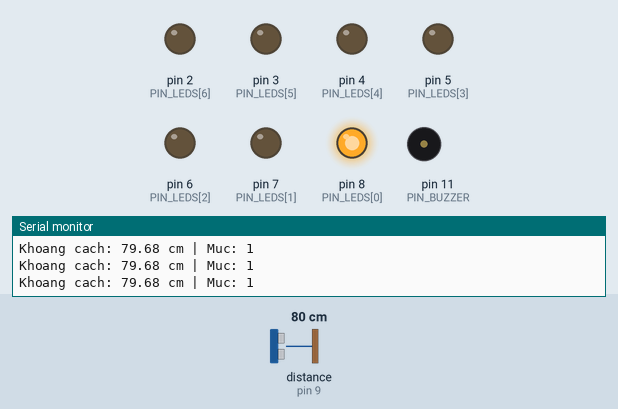
A sketch run on a simulated Arduino Uno, built with avr-gcc and run on an emulated ATmega328P. Shown: output pins drawn as LEDs (lit = HIGH), buzzer (waves = sounding, pin HIGH), the last lines printed to the serial monitor. Wiring (inferred from the names in the program): ultrasonic range finder: trigger pin 10; echo pin 9. Inputs (shaded band) come from the test bench; at power-on: distance to the obstacle (sensor on pin 9) 80 cm. The echo pulse lasts 58.3 µs per cm; pins used as bus, display or sensor lines are not drawn.

Above: at 1.2 s.
1.3 s: distance to the obstacle (sensor on pin 9) set to 35 cm
4.3 s: distance to the obstacle (sensor on pin 9) set to 29 cm
At 5.5 s:
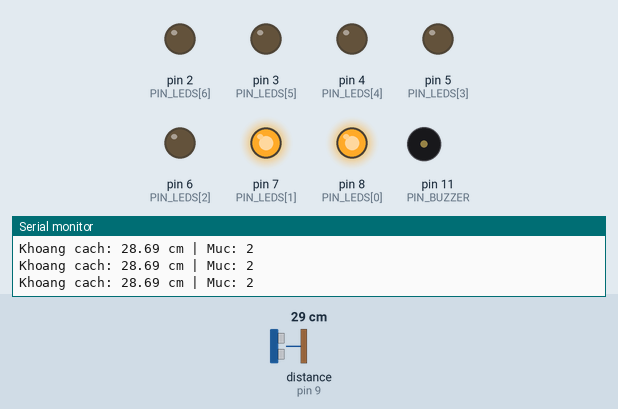
5.8 s: distance to the obstacle (sensor on pin 9) set to 23 cm
At 6.9 s:
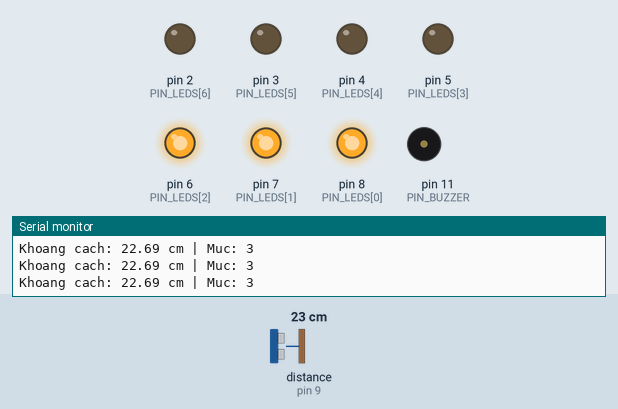
7.3 s: distance to the obstacle (sensor on pin 9) set to 18 cm
At 8.2 s:
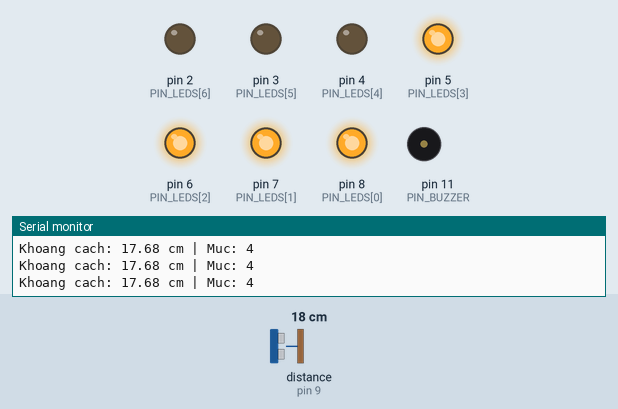
8.8 s: distance to the obstacle (sensor on pin 9) set to 2 cm
At 9.09 s:
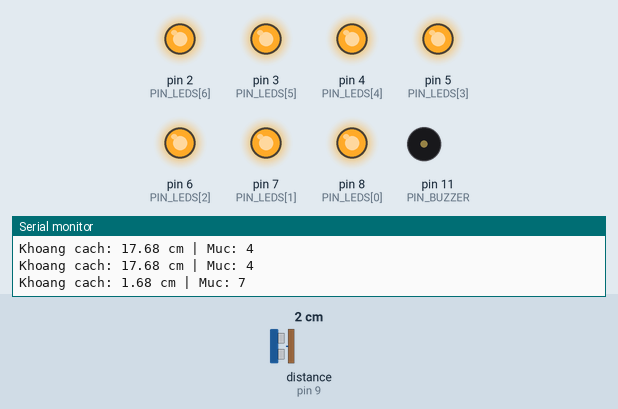
11.8 s: distance to the obstacle (sensor on pin 9) set to 60 cm
At 11.85 s:
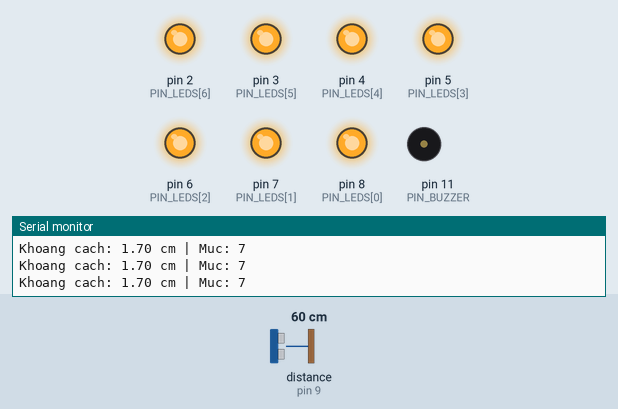
Timing chart, 0 to 14.4 s (numbered marks = the images above; inputs shaded):
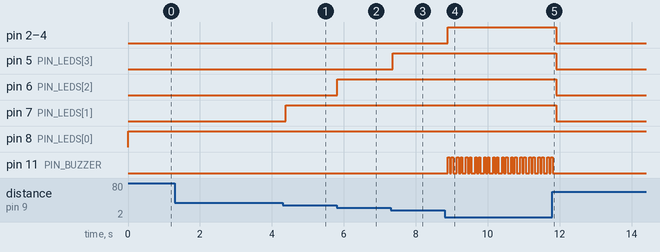

The sketch:

BLKLab_PRJ_56_Cam_Bien_Tiem_Can_Canh_Bao_Muc_Nuoc_Trong_Be.ino
```cpp
/*=================================================================================================
 * BANLINHKIEN.COM                                            *
 ==================================================================================================
*/

// --- KHAI BÁO CẤU HÌNH ---
const int PIN_TRIG = 10;
const int PIN_ECHO = 9;
const int PIN_BUZZER = 11;

// Mảng chứa chân điều khiển 7 LED cảnh báo
const int PIN_LEDS[] = {8, 7, 6, 5, 4, 3, 2};

void setup() {
  pinMode(PIN_TRIG, OUTPUT);
  pinMode(PIN_ECHO, INPUT);
  pinMode(PIN_BUZZER, OUTPUT);

  // Cài đặt OUTPUT cho toàn bộ LED trong mảng
  for (int i = 0; i < 7; i++) {
    pinMode(PIN_LEDS[i], OUTPUT);
  }

  Serial.begin(9600);
  Serial.println("He thong canh bao muc nuoc - BANLINHKIEN.COM");
}

void loop() {
  // 1. ĐO KHOẢNG CÁCH SIÊU ÂM
  digitalWrite(PIN_TRIG, LOW);
  delayMicroseconds(2);
  digitalWrite(PIN_TRIG, HIGH);
  delayMicroseconds(10);
  digitalWrite(PIN_TRIG, LOW);

  long duration = pulseIn(PIN_ECHO, HIGH);
  float distance = (duration * 0.0343) / 2;

  // 2. XÁC ĐỊNH MỨC CẢNH BÁO (LEVEL)
  int level = 0;

  if (distance < 5)        level = 7;
  else if (distance < 10)  level = 6;
  else if (distance < 15)  level = 5;
  else if (distance < 20)  level = 4;
  else if (distance < 25)  level = 3;
  else if (distance < 30)  level = 2;
  else                     level = 1;

  // 3. HIỂN THỊ TRÊN DÃY LED
  // Bật các LED từ 0 đến level, tắt các LED còn lại
  for (int i = 0; i < 7; i++) {
    if (i < level) {
      digitalWrite(PIN_LEDS[i], HIGH);
    } else {
      digitalWrite(PIN_LEDS[i], LOW);
    }
  }

  // 4. CẢNH BÁO CÒI (Khi mức cao nhất - Vật cản quá gần)
  if (level == 7) {
    digitalWrite(PIN_BUZZER, HIGH);
    delay(50);
    digitalWrite(PIN_BUZZER, LOW);
    delay(50);
    digitalWrite(PIN_BUZZER, HIGH);
    delay(50);
    digitalWrite(PIN_BUZZER, LOW);
  }

  // 5. IN THÔNG TIN LÊN SERIAL MONITOR
  Serial.print("Khoang cach: ");
  Serial.print(distance);
  Serial.print(" cm | Muc: ");
  Serial.println(level);

  delay(100); // Đợi 0.1s cho chu kỳ tiếp theo
}
```

Measured:
- the behaviour switches between 31 and 30 cm on distance to the obstacle (sensor on pin 9) (found by bisection; images 0 and 1)
- the behaviour switches between 26 and 25 cm on distance to the obstacle (sensor on pin 9) (found by bisection; images 1 and 2)
- the behaviour switches between 21 and 20 cm on distance to the obstacle (sensor on pin 9) (found by bisection; images 2 and 3)
- after the input at 4.3 s, pin 7 (PIN_LEDS[1]): LOW → HIGH after 0.08 s
- after the input at 5.8 s, pin 6 (PIN_LEDS[2]): LOW → HIGH at once
- after the input at 7.3 s, pin 5 (PIN_LEDS[3]): LOW → HIGH after 0.06 s
- after the input at 8.8 s, pin 2 (PIN_LEDS[6]), pin 3 (PIN_LEDS[5]), pin 4 (PIN_LEDS[4]): LOW → HIGH after 0.09 s; pin 11 (PIN_BUZZER): alternates HIGH for 0.05 s and LOW for 0.05 s, starting after 0.09 s
- after the input at 11.8 s, pin 2 (PIN_LEDS[6]), pin 3 (PIN_LEDS[5]), pin 4 (PIN_LEDS[4]), pin 5 (PIN_LEDS[3]), pin 6 (PIN_LEDS[2]), pin 7 (PIN_LEDS[1]): HIGH → LOW after 0.11 s; pin 11 (PIN_BUZZER): goes on until 11.8 s, then stays LOW
